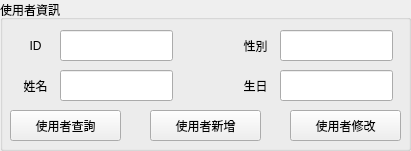
   <widget class="QGroupBox" name="groupBox_userinfo">
    <property name="geometry">
     <rect>
      <x>20</x>
      <y>20</y>
      <width>411</width>
      <height>151</height>
     </rect>
    </property>
    <property name="title">
     <string>使用者資訊</string>
    </property>
    <widget class="QLabel" name="label">
     <property name="geometry">
      <rect>
       <x>10</x>
       <y>70</y>
       <width>51</width>
       <height>31</height>
      </rect>
     </property>
     <property name="text">
      <string>姓名</string>
     </property>
     <property name="alignment">
      <set>Qt::AlignCenter</set>
     </property>
    </widget>
    <widget class="QLabel" name="label_2">
     <property name="geometry">
      <rect>
       <x>230</x>
       <y>30</y>
       <width>51</width>
       <height>31</height>
      </rect>
     </property>
     <property name="text">
      <string>性別</string>
     </property>
     <property name="alignment">
      <set>Qt::AlignCenter</set>
     </property>
    </widget>
    <widget class="QLabel" name="label_4">
     <property name="geometry">
      <rect>
       <x>10</x>
       <y>30</y>
       <width>51</width>
       <height>31</height>
      </rect>
     </property>
     <property name="text">
      <string>ID</string>
     </property>
     <property name="alignment">
      <set>Qt::AlignCenter</set>
     </property>
    </widget>
    <widget class="QPushButton" name="pushButton_userinfo_insert">
     <property name="geometry">
      <rect>
       <x>150</x>
       <y>110</y>
       <width>111</width>
       <height>31</height>
      </rect>
     </property>
     <property name="text">
      <string>使用者新增</string>
     </property>
    </widget>
    <widget class="QPushButton" name="pushButton_userinfo_update">
     <property name="geometry">
      <rect>
       <x>290</x>
       <y>110</y>
       <width>111</width>
       <height>31</height>
      </rect>
     </property>
     <property name="text">
      <string>使用者修改</string>
     </property>
    </widget>
    <widget class="QLineEdit" name="lineEdit_userinfo_uid">
     <property name="geometry">
      <rect>
       <x>60</x>
       <y>30</y>
       <width>113</width>
       <height>31</height>
      </rect>
     </property>
    </widget>
    <widget class="QLineEdit" name="lineEdit_userinfo_name">
     <property name="geometry">
      <rect>
       <x>60</x>
       <y>70</y>
       <width>113</width>
       <height>31</height>
      </rect>
     </property>
    </widget>
    <widget class="QLineEdit" name="lineEdit_userinfo_gender">
     <property name="geometry">
      <rect>
       <x>280</x>
       <y>30</y>
       <width>113</width>
       <height>31</height>
      </rect>
     </property>
    </widget>
    <widget class="QPushButton" name="pushButton_userinfo_select">
     <property name="geometry">
      <rect>
       <x>10</x>
       <y>110</y>
       <width>111</width>
       <height>31</height>
      </rect>
     </property>
     <property name="text">
      <string>使用者查詢</string>
     </property>
    </widget>
    <widget class="QLabel" name="label_44">
     <property name="geometry">
      <rect>
       <x>230</x>
       <y>70</y>
       <width>51</width>
       <height>31</height>
      </rect>
     </property>
     <property name="text">
      <string>生日</string>
     </property>
     <property name="alignment">
      <set>Qt::AlignCenter</set>
     </property>
    </widget>
    <widget class="QLineEdit" name="lineEdit_userinfo_birthday">
     <property name="geometry">
      <rect>
       <x>280</x>
       <y>70</y>
       <width>113</width>
       <height>31</height>
      </rect>
     </property>
    </widget>
   </widget>
